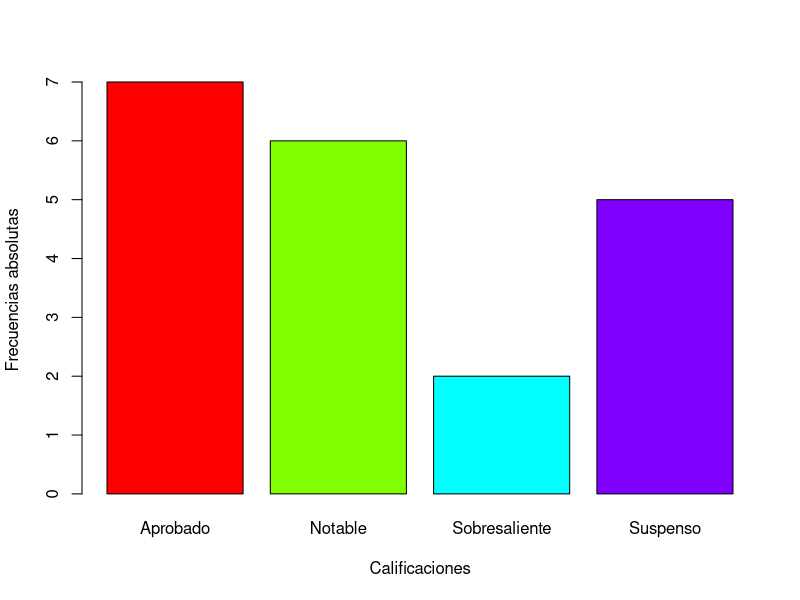
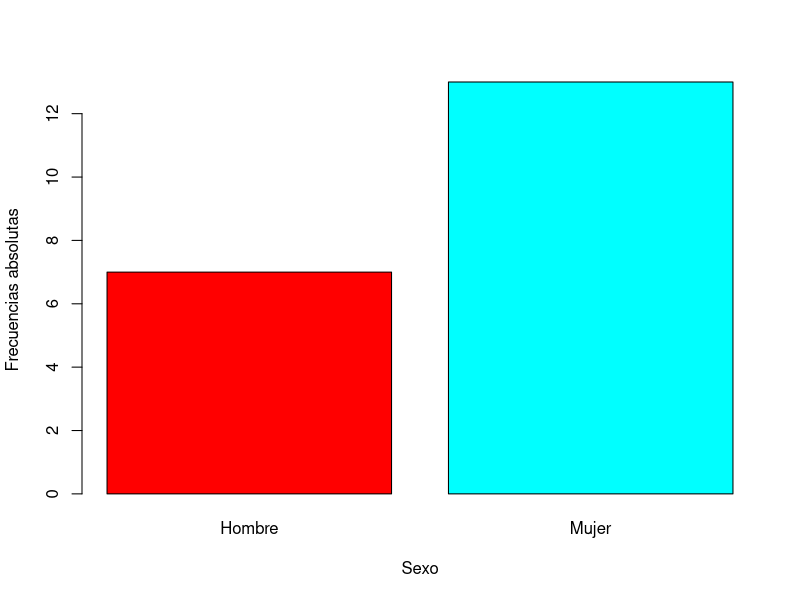
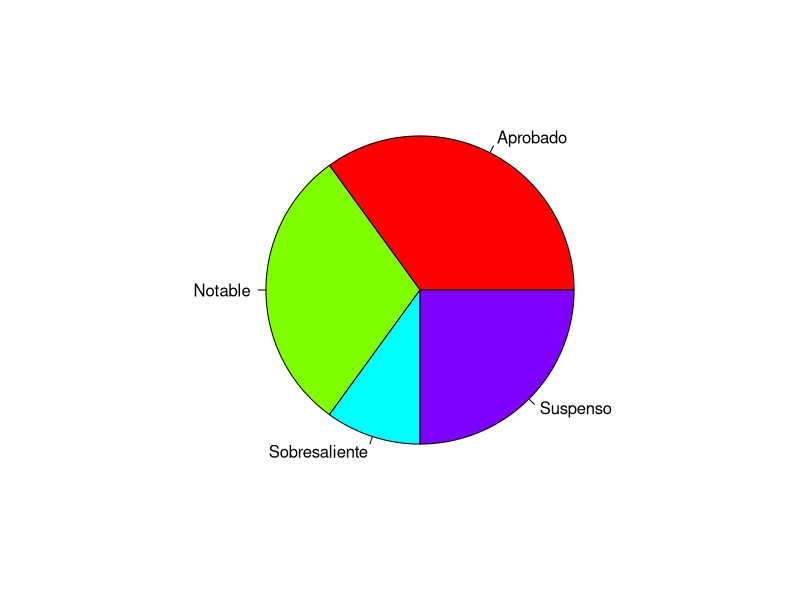
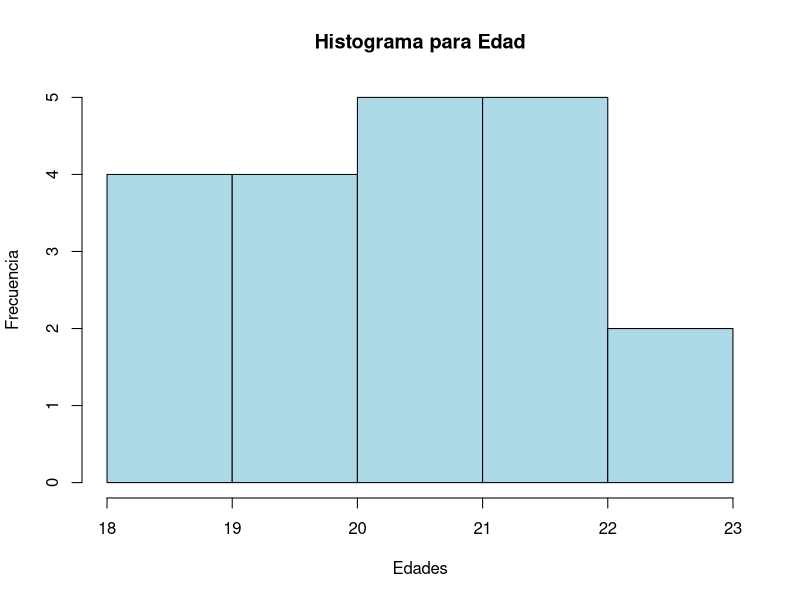
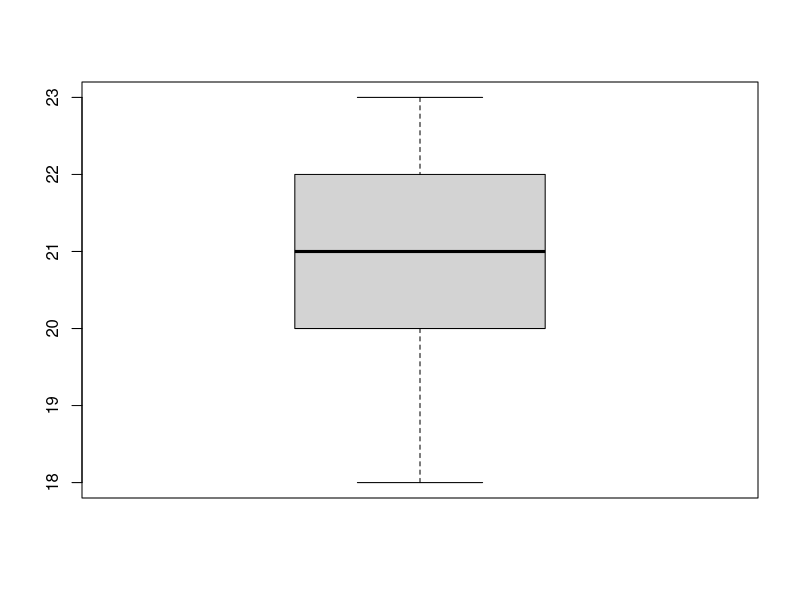
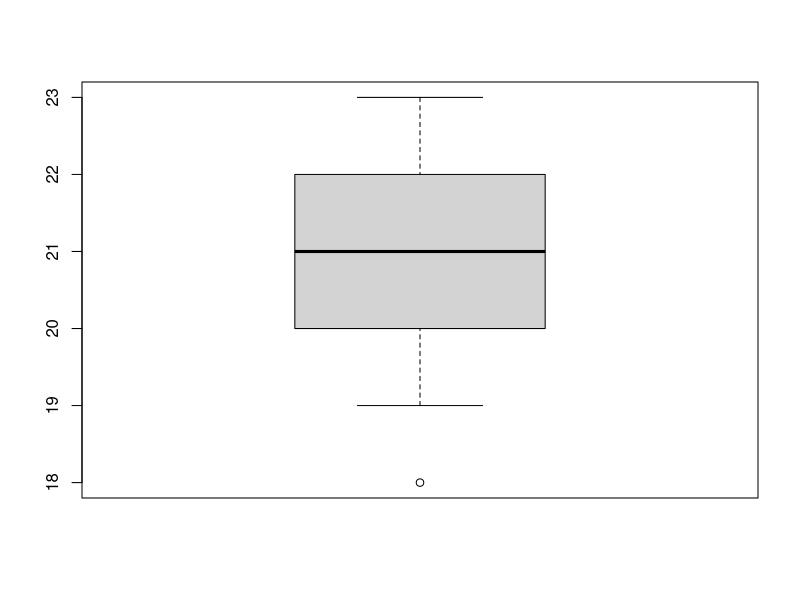
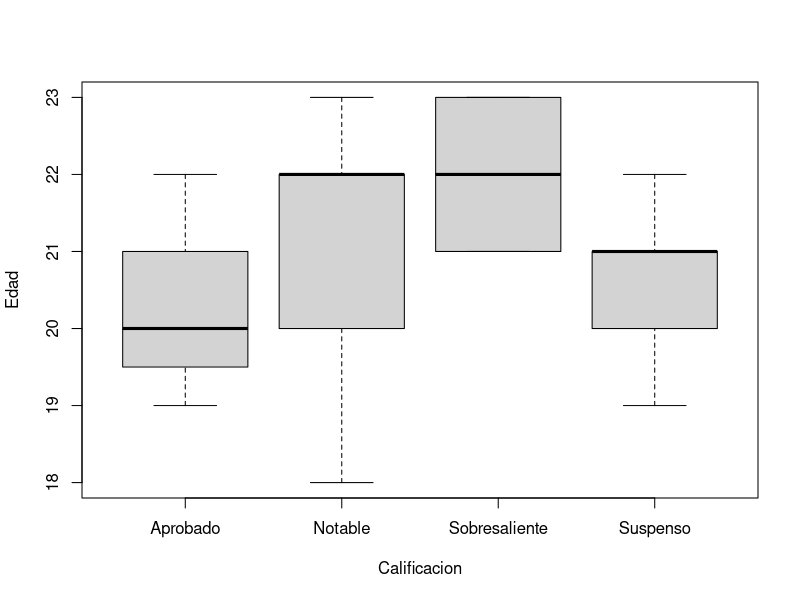

The R script that drew these images, in order:
###ESTADISTICA DESCRIPTIVA EJEMPLO1#######
getwd()

datos<- read.table("datos_eje1.txt", header = TRUE) #CARGAMOS LOS DATOS
datos

#PREGUNTA
#Realiza una tabla de frecuencias absolutas y otra de frecuencias relativas para la variable Calificacion. 
#Almacena las tablas anteriores en dos variables y ll?malas absolutas y relativas.

#SOLUCION

#Calculamos las frecuencias absolutas usamos la funci?n table() 
absolutas <- table(datos$Calificacion)
absolutas


#Calculamos las frecuencias relativas usamos la funci?n prop.table() "note que primero se deben calcular las frecuencias absolutas"
relativas <- prop.table(absolutas)
relativas

#DIAGRAMAS DE BARRAS PARA CALIFICACION barplot()
barplot(absolutas, col=rainbow(4),xlab="Calificaciones",ylab="Frecuencias absolutas")

#DIAGRAMAS DE BARRAS PARA SEXO barplot()
barplot(table(datos$Sexo), col=rainbow(2),xlab="Sexo",ylab="Frecuencias absolutas")

#DIAGRAMA DE SECTORES PARA CALIFICACION
pie(absolutas, col =rainbow(4))

#HISTOGRAMA PARA LA VARIABLE EDAD
hist(datos$Edad,col = "lightblue",xlab = "Edades", ylab = "Frecuencia", main = "Histograma para Edad")

#GRAFICO BOXPLOT
boxplot(datos$Edad, range = 1.5)
boxplot(datos$Edad, range = 0.5)        #cambio del alargamiento de los bigotes
boxplot(formula = Edad ~ Calificacion, data =  datos)

#Medidas de posici?n
summary(datos$Puntuacion)

#Por separado
#dato minimo
min(datos$Puntuacion)

#dato maximo
max(datos$Puntuacion)

#cuartiles
quantile(datos$Puntuacion, probs = c(0,0.25,0.50, 0.75,1))

#media aritmetica
mean(datos$Puntuacion)

#mediana 
median(datos$Puntuacion)

#moda NO HAY FUNCION IMPLEMENTADA
Mode <- function(x) {
  ux <- unique(x)
  ux[which.max(tabulate(match(x, ux)))]
}
Mode(datos$Edad)

#ORDENAR DATOS
#DECRECIENTE
sort(datos$Edad, decreasing = FALSE)

#CRECIENTE
sort(datos$Edad, decreasing = TRUE)

#Medidas de dispersi?n
#Rango 

M<-max(datos$Puntuacion)
m<-min(datos$Puntuacion)
R<- M-m
R
#varianza
V<-var(datos$Edad, y=NULL, na.rm = FALSE)
s<-sd(datos$Edad, na.rm = TRUE)
V
s
#Coeficiente de variaci?n
#Hay una regla no escrita que dice que los datos que est´an entre 0 y 0.5 tienen un buen coeficiente de variación.
media<-mean(datos$Edad)
CV_Edad <- s/media
CV_Edad

#Medidas de Forma
#coeficiente de asimetria

install.packages("e1071")   # Es necesario si a?n no se ha instalado
library(e1071)
skewness(datos$Edad)

#coeficiente de kurtosis 

kurtosis(datos$Edad) #comparar con el histograma de las frecuencias absolutas de Edad

